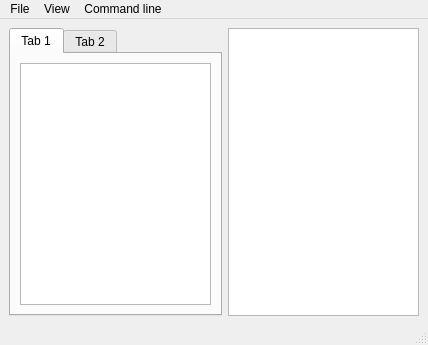
<?xml version="1.0" encoding="UTF-8"?>
<ui version="4.0">
 <class>MainWindow</class>
 <widget class="QMainWindow" name="MainWindow">
  <property name="geometry">
   <rect>
    <x>0</x>
    <y>0</y>
    <width>428</width>
    <height>345</height>
   </rect>
  </property>
  <property name="minimumSize">
   <size>
    <width>428</width>
    <height>345</height>
   </size>
  </property>
  <property name="windowTitle">
   <string>MainWindow</string>
  </property>
  <widget class="QWidget" name="central">
   <property name="minimumSize">
    <size>
     <width>428</width>
     <height>306</height>
    </size>
   </property>
   <layout class="QVBoxLayout" name="verticalLayout">
    <item>
     <layout class="QHBoxLayout" name="Console">
      <item>
       <widget class="QTabWidget" name="inputArea">
        <widget class="QWidget" name="workArea">
         <attribute name="title">
          <string>Tab 1</string>
         </attribute>
         <layout class="QHBoxLayout" name="horizontalLayout_2">
          <item>
           <widget class="QTextEdit" name="notes"/>
          </item>
         </layout>
        </widget>
        <widget class="QWidget" name="nothing">
         <attribute name="title">
          <string>Tab 2</string>
         </attribute>
        </widget>
       </widget>
      </item>
      <item>
       <widget class="QTextEdit" name="outputArea"/>
      </item>
     </layout>
    </item>
   </layout>
  </widget>
  <widget class="QMenuBar" name="mainMenu">
   <property name="geometry">
    <rect>
     <x>0</x>
     <y>0</y>
     <width>428</width>
     <height>17</height>
    </rect>
   </property>
   <widget class="QMenu" name="File">
    <property name="title">
     <string>File</string>
    </property>
    <addaction name="New_file"/>
    <addaction name="Save"/>
   </widget>
   <widget class="QMenu" name="View">
    <property name="title">
     <string>View</string>
    </property>
    <addaction name="Black_theme"/>
    <addaction name="White_theme"/>
    <addaction name="Right_mode"/>
    <addaction name="Left_mode"/>
   </widget>
   <widget class="QMenu" name="Command_line">
    <property name="title">
     <string>Command line</string>
    </property>
    <addaction name="Help"/>
    <addaction name="Hystory"/>
   </widget>
   <addaction name="File"/>
   <addaction name="View"/>
   <addaction name="Command_line"/>
  </widget>
  <widget class="QStatusBar" name="returns"/>
  <action name="New_file">
   <property name="text">
    <string>New file</string>
   </property>
  </action>
  <action name="Save">
   <property name="text">
    <string>Save</string>
   </property>
  </action>
  <action name="Black_theme">
   <property name="text">
    <string>Black theme</string>
   </property>
  </action>
  <action name="White_theme">
   <property name="text">
    <string>White theme</string>
   </property>
  </action>
  <action name="Right_mode">
   <property name="text">
    <string>Right mode</string>
   </property>
  </action>
  <action name="Left_mode">
   <property name="text">
    <string>Left mode</string>
   </property>
  </action>
  <action name="Help">
   <property name="text">
    <string>Help</string>
   </property>
  </action>
  <action name="Hystory">
   <property name="text">
    <string>Hystory</string>
   </property>
  </action>
 </widget>
 <resources/>
 <connections/>
</ui>
